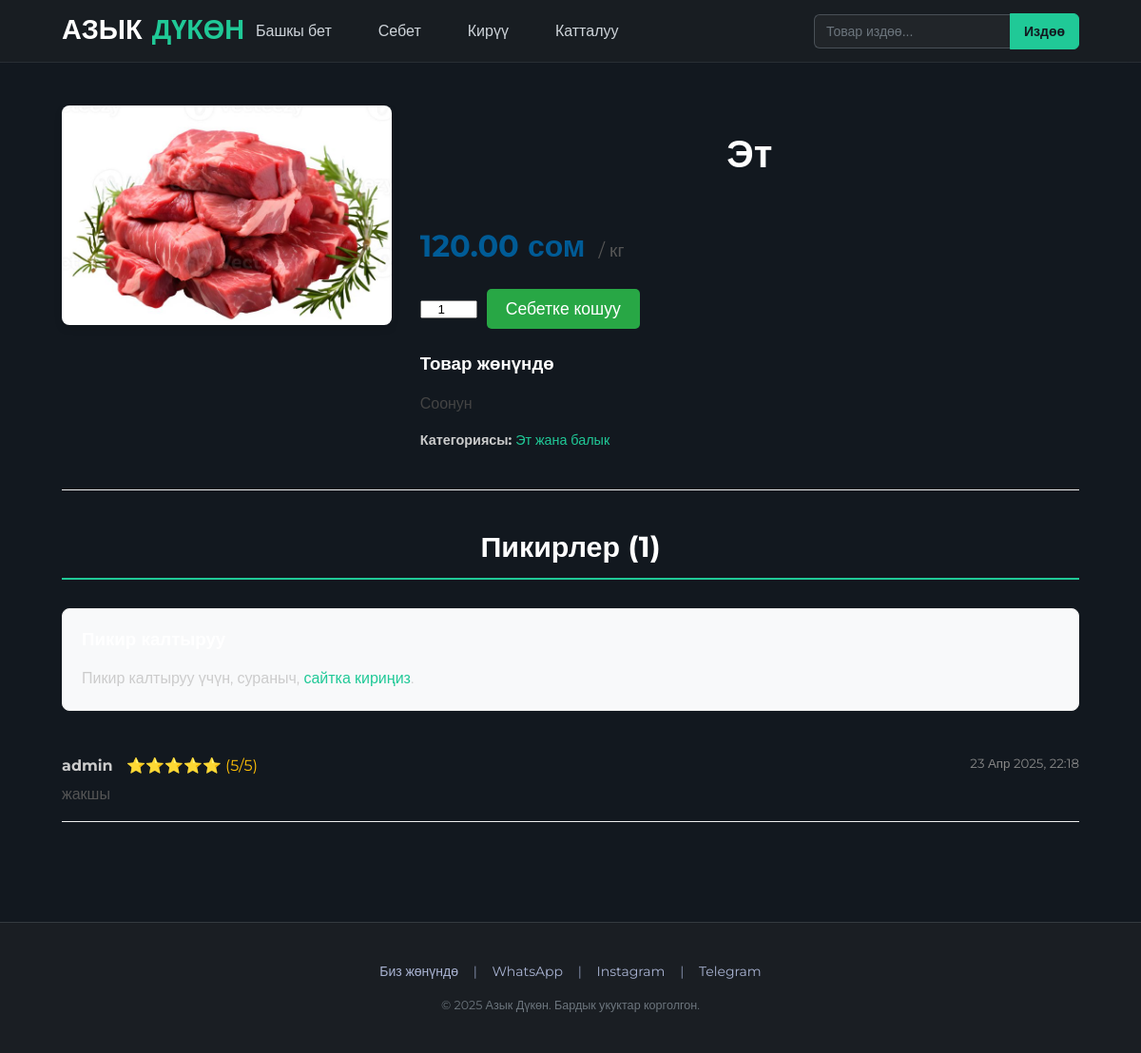
The page /product/product-169442a2/ on the database its author committed.
### store/models.py (models this page shows, shortened)
class Product(models.Model):
    category = models.ForeignKey(Category, related_name='products', on_delete=models.CASCADE, verbose_name=_("Категориясы"))
    name = models.CharField(max_length=200, verbose_name=_("Аталышы"))
    slug = models.SlugField(max_length=220, unique=True, blank=True, verbose_name=_("URL Аты (автоматтык)"))
    description = models.TextField(blank=True, null=True, verbose_name=_("Сүрөттөмөсү"))
    price = models.DecimalField(max_digits=10, decimal_places=2, verbose_name=_("Баасы (сом)"))
    weight_unit = models.CharField(max_length=20, default='даана', choices=[('кг','кг'),('г','г'),('л','литр'),('мл','мл'),('даана','даана')], verbose_name=_("Өлчөм бирдиги"))
    image = models.ImageField(upload_to='product_images/', verbose_name=_("Сүрөтү"))
    discount_percent = models.IntegerField(default=0, verbose_name=_("Арзандатуу (%)"))
    is_popular = models.BooleanField(default=False, verbose_name=_("Популярдуубу?"))
    stock = models.PositiveIntegerField(default=1, verbose_name=_("Кампадагы саны"))
    created_at = models.DateTimeField(auto_now_add=True, verbose_name=_("Кошулган убактысы"))
    updated_at = models.DateTimeField(auto_now=True, verbose_name=_("Жаңыртылган убактысы"))
    def get_discounted_price(self):
        if 0 < self.discount_percent <= 100: return round(self.price - (self.price * self.discount_percent / 100), 2)
        return self.price
    class Meta: verbose_name = _("Азык"); verbose_name_plural = _("Азыктар"); ordering = ['-created_at']

class Category(models.Model):
    name = models.CharField(max_length=100, verbose_name=_("Аталышы"))
    slug = models.SlugField(max_length=110, unique=True, blank=True, verbose_name=_("URL Аты (автоматтык)"))
    image = models.ImageField(upload_to='category_images/', blank=True, null=True, verbose_name=_("Сүрөтү"))
    class Meta: verbose_name = _("Категория"); verbose_name_plural = _("Категориялар"); ordering = ['name']

class Review(models.Model):
    product = models.ForeignKey(Product, on_delete=models.CASCADE, related_name='reviews', verbose_name=_("Азык"))
    user = models.ForeignKey(User, on_delete=models.CASCADE, verbose_name=_("Колдонуучу"))
    rating = models.PositiveIntegerField(default=5, verbose_name=_("Баасы (1-5)"))
    comment = models.TextField(verbose_name=_("Пикир"))
    created_at = models.DateTimeField(auto_now_add=True, verbose_name=_("Жазылган убактысы"))
    class Meta: verbose_name = _("Сын-пикир"); verbose_name_plural = _("Сын-пикирлер"); ordering = ['-created_at']; unique_together = ('product', 'user')

### store/views.py (the view)
# urls.py: path('product/<slug:product_slug>/', views.product_detail, name='product_detail'),
def product_detail(request, product_slug):
    product = get_object_or_404(Product, slug=product_slug, stock__gt=0)
    reviews = product.reviews.all().order_by('-created_at')
    cart_product_form = CartAddProductForm()
    if request.method == 'POST':
        if not request.user.is_authenticated:
            messages.error(request, _("Пикир калтыруу үчүн сайтка киришиңиз керек."))
            return redirect(product.get_absolute_url())
        review_form = ReviewForm(request.POST)
        if review_form.is_valid():
            if Review.objects.filter(product=product, user=request.user).exists():
                messages.warning(request, _("Сиз бул товарга мурунтан пикир калтыргансыз."))
            else:
                new_review = review_form.save(commit=False)
                new_review.product = product
                new_review.user = request.user
                new_review.save()
                messages.success(request, _("Пикириңиз үчүн рахмат!"))
                return redirect(product.get_absolute_url())
        else:
            messages.error(request, _("Пикир формасын туура толтуруңуз."))
    else:
        review_form = ReviewForm()
    context = {'product': product, 'reviews': reviews,'review_form': review_form, 'cart_product_form': cart_product_form}
    return render(request, 'store/product_detail.html', context)

### store/forms.py
class ReviewForm(forms.ModelForm):
    rating = forms.IntegerField(min_value=1, max_value=5, widget=forms.NumberInput(attrs={'type': 'number', 'step': '1', 'class': 'form-control mb-2'}), label=_("Сиздин бааңыз (1ден 5ке чейин)"))
    comment = forms.CharField(widget=forms.Textarea(attrs={'rows': 4, 'class': 'form-control mb-2'}), label=_("Сиздин пикириңиз"))
    class Meta: model = Review; fields = ['rating', 'comment']

class CartAddProductForm(forms.Form):
    quantity = forms.IntegerField(min_value=1, initial=1, widget=forms.NumberInput(attrs={'class': 'form-control quantity-input', 'style': 'width: 60px; text-align: center; display: inline-block; margin-right: 10px;'}), label="")
    update = forms.BooleanField(required=False, initial=False, widget=forms.HiddenInput)

### store/cart.py (called while the page is built)
    def __len__(self):
        return sum(item['quantity'] for item in self.cart.values())

### store/context_processors.py (called while the page is built)
def cart(request):
    return {'cart': Cart(request)}

### templates/store/product_detail.html (shortened to what this page needs)
{% extends 'store/base.html' %}
{% load static %}
{% load i18n %}
{% block content %}
    <div class="product-detail-container" style="display: flex; flex-wrap: wrap; gap: 30px;">
        <div class="product-image-section" style="flex: 1; min-width: 280px;">
            {% if product.image %}
                <img src="{{ product.image.url }}" alt="{{ product.name }}" style="max-width: 100%; border-radius: 8px; box-shadow: 0 4px 8px rgba(0,0,0,0.1);">
            {% else %}
                <div style="width: 100%; height: 300px; background-color: #f0f0f0; display: flex; align-items: center; justify-content: center; border-radius: 8px;">
                    <span style="font-size: 3em; color: #ccc;">🛒</span>
                </div>
            {% endif %}
        </div>
        <div class="product-info-section" style="flex: 2; min-width: 300px;">
            <h1>{{ product.name }}</h1>
            <div class="price-section" style="margin: 20px 0;">
                <span class="current-price" style="font-size: 2em; font-weight: bold; color: #005b96;">
                    {{ product.get_discounted_price }} сом
                </span>
                <span class="weight-unit" style="font-size: 1.2em; color: #555; margin-left: 5px;">
                     / {{ product.weight_unit }}
                </span>
            </div>
            <div class="add-to-cart-section" style="margin-bottom: 25px;">
                <form action="{% url 'store:cart_add' product.id %}" method="post" style="display: flex; align-items: center;">
                    {{ cart_product_form.quantity }}
                    <button type="submit" style="padding: 10px 20px; background-color: #28a745; color: white; border: none; border-radius: 5px; font-size: 1.1em; cursor: pointer;">
                        {% trans "Себетке кошуу" %}
                    </button>
                </form>
            </div>
            <div class="description-section">
                <h3>{% trans "Товар жөнүндө" %}</h3>
                <p style="line-height: 1.6; color: #444;">
                    {{ product.description|default:_("Сүрөттөмөсү азырынча жок.")|linebreaksbr }}
                </p>
            </div>
             <p style="margin-top: 15px; font-size: 0.9em;">
                 <strong>{% trans "Категориясы" %}:</strong>
                 <a href="{% url 'store:category_products' category_slug=product.category.slug %}">{{ product.category.name }}</a>
             </p>
        </div>
    </div>
    <hr style="margin: 40px 0; border: 0; border-top: 1px solid #eee;">
    <div class="reviews-section">
        <h2>{% trans "Пикирлер" %} ({{ reviews.count }})</h2>
        <div class="add-review-form" style="margin-bottom: 30px; padding: 20px; background-color: #f8f9fa; border-radius: 8px; border: 1px solid #eee;">
            <h3>{% trans "Пикир калтыруу" %}</h3>
            {% if request.user.is_authenticated %}
                <form method="post" action="{% url 'store:product_detail' product_slug=product.slug %}">
                    {% csrf_token %}
                    <div style="margin-bottom: 15px;">
                        <label for="{{ review_form.rating.id_for_label }}">{{ review_form.rating.label }}</label>
                        {{ review_form.rating }}
                        {% if review_form.rating.errors %}
                            <div style="color: red; font-size: 0.9em; margin-top: 5px;">{{ review_form.rating.errors }}</div>
                        {% endif %}
                    </div>
                    <div style="margin-bottom: 15px;">
                         <label for="{{ review_form.comment.id_for_label }}">{{ review_form.comment.label }}</label>
                        {{ review_form.comment }}
                         {% if review_form.comment.errors %}
                            <div style="color: red; font-size: 0.9em; margin-top: 5px;">{{ review_form.comment.errors }}</div>
                        {% endif %}
                    </div>
                    <button type="submit" style="padding: 10px 20px; background-color: #007bff; color: white; border: none; border-radius: 5px; cursor: pointer;">{% trans "Пикирди жөнөтүү" %}</button>
                </form>
            {% else %}
                <p>{% blocktrans %}Пикир калтыруу үчүн, сураныч, <a href="#">сайтка кириңиз</a>.{% endblocktrans %}</p>
            {% endif %}
        </div>
        <div class="review-list">
            {% for review in reviews %}
                <div class="review-item" style="border-bottom: 1px solid #eee; padding: 15px 0; margin-bottom: 15px;">
                    <p>
                        <strong>{{ review.user.username }}</strong>
                        <span style="color: #ffc107; margin-left: 10px;">
                            {% with ''|center:review.rating as range %}{% for _ in range %}⭐{% endfor %}{% endwith %}
                            ({{ review.rating }}/5)
                        </span>
                        <small style="color: #888; float: right;">{{ review.created_at|date:"d M Y, H:i" }}</small>
                    </p>
                    <p style="margin-top: 5px; color: #555;">{{ review.comment|linebreaksbr }}</p>
                </div>
            {% empty %}
                <p>{% trans "Бул товарга азырынча пикирлер жок." %}</p>
            {% endfor %}
        </div>
    </div>
{% endblock %}

### static/css/style.css (style rules this page uses)
* { margin: 0; padding: 0; box-sizing: border-box; }
body { font-family: 'Montserrat', sans-serif; line-height: 1.6; color: #cccccc; background-color: #12181f; font-size: 16px; -webkit-font-smoothing: antialiased; -moz-osx-font-smoothing: grayscale; }
h1, h2, h3, h4, h5, h6 { margin-bottom: 1rem; color: #ffffff; font-weight: 700; line-height: 1.3; }
h1 { text-align: center; margin-top: 25px; margin-bottom: 45px; font-size: 2.5em; }
h2 { text-align: center; margin-bottom: 30px; font-size: 1.9em; border-bottom: 2px solid #20C997; padding-bottom: 12px; }
a { color: #20C997; text-decoration: none; transition: color 0.3s ease; }
button { cursor: pointer; font-family: inherit; }

### rows shown on the page
Product: image (picture), name "Эт", get_discounted_price "120.00", weight_unit "кг", description "Соонун", category.name "Эт жана балык"
Review: user.username "admin", rating "5", created_at "23 Апр 2025, 22:18", comment "жакшы"

### other values the page prints
{{ reviews.count }} "1"
